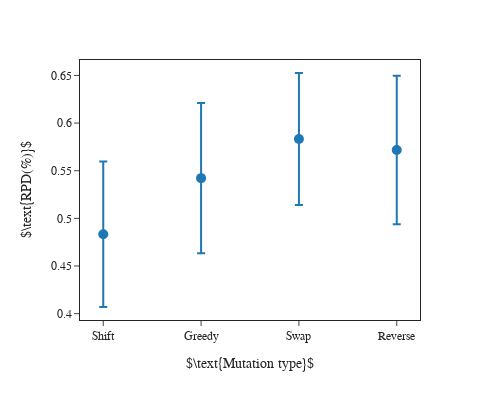

Source (notebook cell):
### Markdown cell above
### Mutation

### Code cell
fig = single_file_plot(
    "../solutions/mutation", 
    ["mutation_type"], 
    r"$\text{Mutation type}$", 
    r"$\text{RPD(%)}$", 
    "6_mutation"
)

fig.show()

### Figure 1 — Plotly figure (JSON) as saved in the notebook; plotly's stock layout.template omitted (floating-point values rounded to 4 significant figures)
{"data": [{"error_y": {"array": [0.07637, 0.07881, 0.06928, 0.07792]}, "hovertemplate": "index=%{x}<br>mean=%{y}<extra></extra>", "legendgroup": "", "marker": {"color": "#1F77B4", "size": 10, "symbol": "circle"}, "mode": "markers", "name": "", "orientation": "v", "showlegend": false, "type": "scatter", "x": ["Shift", "Greedy", "Swap", "Reverse"], "xaxis": "x", "y": [0.4833, 0.5422, 0.5833, 0.5717], "yaxis": "y"}], "layout": {"font": {"family": "Times New Roman"}, "height": 400, "legend": {"tracegroupgap": 0}, "margin": {"t": 60}, "width": 500, "xaxis": {"anchor": "y", "domain": [0, 1], "mirror": true, "title": {"text": "$\\text{Mutation type}$"}, "type": "category"}, "yaxis": {"anchor": "x", "domain": [0, 1], "mirror": true, "title": {"text": "$\\text{RPD(%)}$"}}}}
